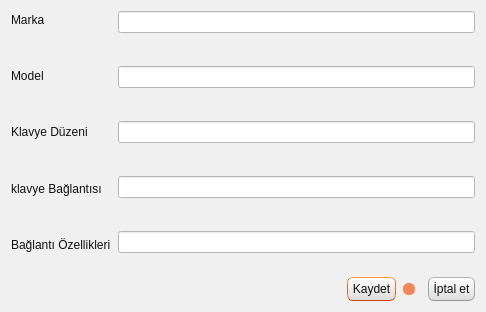
<?xml version="1.0" encoding="UTF-8"?>
<ui version="4.0">
 <class>TKNKlavyePencere</class>
 <widget class="QDialog" name="TKNKlavyePencere">
  <property name="geometry">
   <rect>
    <x>0</x>
    <y>0</y>
    <width>486</width>
    <height>312</height>
   </rect>
  </property>
  <property name="windowTitle">
   <string>Dialog</string>
  </property>
  <property name="styleSheet">
   <string notr="true">/*
Ubuntu Style Sheet for QT Applications
Author: Jaime A. Quiroga P.
Company: GTRONICK
Last updated: 09/10/2019 (dd/mm/yyyy), 12:31.
Available at: https://github.com/GTRONICK/QSS/blob/master/Ubuntu.qss
*/
QMainWindow {
	background-color:#f0f0f0;
}
QCheckBox {
	padding:2px;
}
QCheckBox:hover {
	border:1px solid rgb(255,150,60);
	border-radius:4px;
	padding: 1px;
	background-color:qlineargradient(spread:pad, x1:0.5, y1:1, x2:0.5, y2:0, stop:0 rgba(190, 90, 50, 50), stop:1 rgba(250, 130, 40, 50));
}
QCheckBox::indicator:checked {
	border:1px solid rgb(246, 134, 86);
	border-radius:4px;
  	background-color:rgb(246, 134, 86)
}
QCheckBox::indicator:unchecked {
	border-width:1px solid rgb(246, 134, 86);
	border-radius:4px;
  	background-color:rgb(255,255,255);
}
QColorDialog {
	background-color:#f0f0f0;
}
QComboBox {
	color:rgb(81,72,65);
	background: #ffffff;
}
QComboBox:editable {
	selection-color:rgb(81,72,65);
	selection-background-color: #ffffff;
}
QComboBox QAbstractItemView {
	selection-color: #ffffff;
	selection-background-color: rgb(246, 134, 86);
}
QComboBox:!editable:on, QComboBox::drop-down:editable:on {
	color:  #1e1d23;	
}
QDateTimeEdit, QDateEdit, QDoubleSpinBox, QFontComboBox {
	color:rgb(81,72,65);
	background-color: #ffffff;
}

QDialog {
	background-color:#f0f0f0;
}

QLabel,QLineEdit {
	color:rgb(17,17,17);
}
QLineEdit {
	background-color:rgb(255,255,255);
	selection-background-color:rgb(236,116,64);
}
QMenuBar {
	color:rgb(223,219,210);
	background-color:rgb(65,64,59);
}
QMenuBar::item {
	padding-top:4px;
	padding-left:4px;
	padding-right:4px;
	color:rgb(223,219,210);
	background-color:rgb(65,64,59);
}
QMenuBar::item:selected {
	color:rgb(255,255,255);
	padding-top:2px;
	padding-left:2px;
	padding-right:2px;
	border-top-width:2px;
	border-left-width:2px;
	border-right-width:2px;
	border-top-right-radius:4px;
	border-top-left-radius:4px;
	border-style:solid;
	background-color:rgb(65,64,59);
	border-top-color: rgb(47,47,44);
	border-right-color: qlineargradient(spread:pad, x1:0, y1:1, x2:1, y2:0, stop:0 rgba(90, 87, 78, 255), stop:1 rgba(47,47,44, 255));
	border-left-color:  qlineargradient(spread:pad, x1:1, y1:0, x2:0, y2:0, stop:0 rgba(90, 87, 78, 255), stop:1 rgba(47,47,44, 255));
}
QMenu {
	color:rgb(223,219,210);
	background-color:rgb(65,64,59);
}
QMenu::item {
	color:rgb(223,219,210);
	padding:4px 10px 4px 20px;
}
QMenu::item:selected {
	color:rgb(255,255,255);
	background-color: qlineargradient(spread:pad, x1:0.5, y1:1, x2:0.5, y2:0, stop:0 rgba(225, 108, 54, 255), stop:1 rgba(246, 134, 86, 255));
	border-style:solid;
	border-width:3px;
	padding:4px 7px 4px 17px;
	border-bottom-color:qlineargradient(spread:pad, x1:0.5, y1:1, x2:0.5, y2:0, stop:0 rgba(175,85,48,255), stop:1 rgba(236,114,67, 255));
	border-top-color:qlineargradient(spread:pad, x1:0.5, y1:1, x2:0.5, y2:0, stop:0 rgba(253,156,113,255), stop:1 rgba(205,90,46, 255));
	border-right-color:qlineargradient(spread:pad, x1:0, y1:0.5, x2:1, y2:0.5, stop:0 rgba(253,156,113,255), stop:1 rgba(205,90,46, 255));
	border-left-color:qlineargradient(spread:pad, x1:1, y1:0.5, x2:0, y2:0.5, stop:0 rgba(253,156,113,255), stop:1 rgba(205,90,46, 255));
}
QPlainTextEdit {
	border-width: 1px solid transparent;
	color:rgb(17,17,17);
	selection-background-color:rgb(236,116,64);
}
QProgressBar {
	text-align: center;
	color: rgb(0, 0, 0);
	border: 1px inset rgb(150,150,150); 
	border-radius: 10px;
	background-color:rgb(221,221,219);
}
QProgressBar::chunk:horizontal {
	background-color: qlineargradient(spread:pad, x1:0.5, y1:1, x2:0.5, y2:0, stop:0 rgba(225, 108, 54, 255), stop:1 rgba(246, 134, 86, 255));
	border:1px solid;
	border-radius:8px;
	border-bottom-color:qlineargradient(spread:pad, x1:0.5, y1:1, x2:0.5, y2:0, stop:0 rgba(175,85,48,255), stop:1 rgba(236,114,67, 255));
	border-top-color:qlineargradient(spread:pad, x1:0.5, y1:1, x2:0.5, y2:0, stop:0 rgba(253,156,113,255), stop:1 rgba(205,90,46, 255));
	border-right-color:qlineargradient(spread:pad, x1:0, y1:0.5, x2:1, y2:0.5, stop:0 rgba(253,156,113,255), stop:1 rgba(205,90,46, 255));
	border-left-color:qlineargradient(spread:pad, x1:1, y1:0.5, x2:0, y2:0.5, stop:0 rgba(253,156,113,255), stop:1 rgba(205,90,46, 255));
}
QPushButton{
	color:rgb(17,17,17);
	border-width: 1px;
	border-radius: 6px;
	border-bottom-color: rgb(150,150,150);
	border-right-color: rgb(165,165,165);
	border-left-color: rgb(165,165,165);
	border-top-color: rgb(180,180,180);
	border-style: solid;
	padding: 4px;
	background-color: qlineargradient(spread:pad, x1:0.5, y1:1, x2:0.5, y2:0, stop:0 rgba(220, 220, 220, 255), stop:1 rgba(255, 255, 255, 255));
}
QPushButton:hover{
	color:rgb(17,17,17);
	border-width: 1px;
	border-radius:6px;
	border-top-color: rgb(255,150,60);
	border-right-color: qlineargradient(spread:pad, x1:0, y1:1, x2:1, y2:0, stop:0 rgba(200, 70, 20, 255), stop:1 rgba(255,150,60, 255));
	border-left-color:  qlineargradient(spread:pad, x1:1, y1:0, x2:0, y2:0, stop:0 rgba(200, 70, 20, 255), stop:1 rgba(255,150,60, 255));
	border-bottom-color: rgb(200,70,20);
	border-style: solid;
	padding: 2px;
	background-color: qlineargradient(spread:pad, x1:0.5, y1:1, x2:0.5, y2:0, stop:0 rgba(220, 220, 220, 255), stop:1 rgba(255, 255, 255, 255));
}
QPushButton:default{
	color:rgb(17,17,17);
	border-width: 1px;
	border-radius:6px;
	border-top-color: rgb(255,150,60);
	border-right-color: qlineargradient(spread:pad, x1:0, y1:1, x2:1, y2:0, stop:0 rgba(200, 70, 20, 255), stop:1 rgba(255,150,60, 255));
	border-left-color:  qlineargradient(spread:pad, x1:1, y1:0, x2:0, y2:0, stop:0 rgba(200, 70, 20, 255), stop:1 rgba(255,150,60, 255));
	border-bottom-color: rgb(200,70,20);
	border-style: solid;
	padding: 2px;
	background-color: qlineargradient(spread:pad, x1:0.5, y1:1, x2:0.5, y2:0, stop:0 rgba(220, 220, 220, 255), stop:1 rgba(255, 255, 255, 255));
}
QPushButton:pressed{
	color:rgb(17,17,17);
	border-width: 1px;
	border-radius: 6px;
	border-width: 1px;
	border-top-color: rgba(255,150,60,200);
	border-right-color: qlineargradient(spread:pad, x1:0, y1:1, x2:1, y2:0, stop:0 rgba(200, 70, 20, 255), stop:1 rgba(255,150,60, 200));
	border-left-color:  qlineargradient(spread:pad, x1:1, y1:0, x2:0, y2:0, stop:0 rgba(200, 70, 20, 255), stop:1 rgba(255,150,60, 200));
	border-bottom-color: rgba(200,70,20,200);
	border-style: solid;
	padding: 2px;
	background-color: qlineargradient(spread:pad, x1:0.5, y1:0, x2:0.5, y2:1, stop:0 rgba(220, 220, 220, 255), stop:1 rgba(255, 255, 255, 255));
}
QPushButton:disabled{
	color:rgb(174,167,159);
	border-width: 1px;
	border-radius: 6px;
	background-color: qlineargradient(spread:pad, x1:0.5, y1:1, x2:0.5, y2:0, stop:0 rgba(200, 200, 200, 255), stop:1 rgba(230, 230, 230, 255));
}
QRadioButton {
	padding: 1px;
}
QRadioButton::indicator:checked {
	height: 10px;
	width: 10px;
	border-style:solid;
	border-radius:5px;
	border-width: 1px;
	border-color: rgba(246, 134, 86, 255);
	color: #a9b7c6;
	background-color:rgba(246, 134, 86, 255);
}
QRadioButton::indicator:!checked {
	height: 10px;
	width: 10px;
	border-style:solid;
	border-radius:5px;
	border-width: 1px;
	border-color: rgb(246, 134, 86);
	color: #a9b7c6;
	background-color: transparent;
}
QScrollArea {
	color: white;
	background-color:#f0f0f0;
}
QSlider::groove {
	border-style: solid;
	border-width: 1px;
	border-color: rgb(207,207,207);
}
QSlider::groove:horizontal {
	height: 5px;
	background: rgb(246, 134, 86);
}
QSlider::groove:vertical {
	width: 5px;
	background: rgb(246, 134, 86);
}
QSlider::handle:horizontal {
	background: rgb(253,253,253);
	border-style: solid;
	border-width: 1px;
	border-color: rgb(207,207,207);
	width: 12px;
	margin: -5px 0;
	border-radius: 7px;
}
QSlider::handle:vertical {
	background: rgb(253,253,253);
	border-style: solid;
	border-width: 1px;
	border-color: rgb(207,207,207);
	height: 12px;
	margin: 0 -5px;
	border-radius: 7px;
}
QSlider::add-page:horizontal, QSlider::add-page:vertical {
 	background: white;
}
QSlider::sub-page:horizontal, QSlider::sub-page:vertical {
	background: rgb(246, 134, 86);
}
QStatusBar, QSpinBox {
	color:rgb(81,72,65);
}
QSpinBox {
	background-color: #ffffff;
}
QScrollBar:horizontal {
	max-height: 20px;
	border: 1px transparent;
	margin: 0px 20px 0px 20px;
}
QScrollBar::handle:horizontal {
	background: rgb(253,253,253);
	border: 1px solid rgb(207,207,207);
	border-radius: 7px;
	min-width: 25px;
}
QScrollBar::handle:horizontal:hover {
	background: rgb(253,253,253);
	border: 1px solid rgb(255,150,60);
	border-radius: 7px;
	min-width: 25px;
}
QScrollBar::add-line:horizontal {
  	border: 1px solid rgb(207,207,207);
  	border-top-right-radius: 7px;
  	border-top-left-radius: 7px;
  	border-bottom-right-radius: 7px;
  	background: rgb(255, 255, 255);
  	width: 20px;
  	subcontrol-position: right;
  	subcontrol-origin: margin;
}
QScrollBar::add-line:horizontal:hover {
  	border: 1px solid rgb(255,150,60);
  	border-top-right-radius: 7px;
  	border-top-left-radius: 7px;
  	border-bottom-right-radius: 7px;
  	background: rgb(255, 255, 255);
  	width: 20px;
  	subcontrol-position: right;
  	subcontrol-origin: margin;
}
QScrollBar::add-line:horizontal:pressed {
  	border: 1px solid grey;
  	border-top-left-radius: 7px;
  	border-top-right-radius: 7px;
  	border-bottom-right-radius: 7px;
  	background: rgb(231,231,231);
  	width: 20px;
  	subcontrol-position: right;
  	subcontrol-origin: margin;
}
QScrollBar::sub-line:horizontal {
  	border: 1px solid rgb(207,207,207);
  	border-top-right-radius: 7px;
  	border-top-left-radius: 7px;
  	border-bottom-left-radius: 7px;
  	background: rgb(255, 255, 255);
  	width: 20px;
  	subcontrol-position: left;
  	subcontrol-origin: margin;
}
QScrollBar::sub-line:horizontal:hover {
  	border: 1px solid rgb(255,150,60);
  	border-top-right-radius: 7px;
  	border-top-left-radius: 7px;
  	border-bottom-left-radius: 7px;
  	background: rgb(255, 255, 255);
  	width: 20px;
  	subcontrol-position: left;
  	subcontrol-origin: margin;
}
QScrollBar::sub-line:horizontal:pressed {
  	border: 1px solid grey;
  	border-top-right-radius: 7px;
  	border-top-left-radius: 7px;
  	border-bottom-left-radius: 7px;
  	background: rgb(231,231,231);
  	width: 20px;
  	subcontrol-position: left;
  	subcontrol-origin: margin;
}
QScrollBar::left-arrow:horizontal {
  	border: 1px transparent grey;
  	border-top-left-radius: 3px;
  	border-bottom-left-radius: 3px;
  	width: 6px;
  	height: 6px;
  	background: rgb(230,230,230);
}
QScrollBar::right-arrow:horizontal {
	border: 1px transparent grey;
	border-top-right-radius: 3px;
	border-bottom-right-radius: 3px;
  	width: 6px;
  	height: 6px;
 	background: rgb(230,230,230);
}
QScrollBar::add-page:horizontal, QScrollBar::sub-page:horizontal {
 	background: none;
} 
QScrollBar:vertical {
	max-width: 20px;
	border: 1px transparent grey;
	margin: 20px 0px 20px 0px;
}
QScrollBar::add-line:vertical {
	border: 1px solid;
	border-color: rgb(207,207,207);
	border-bottom-right-radius: 7px;
	border-bottom-left-radius: 7px;
	border-top-left-radius: 7px;
	background: rgb(255, 255, 255);
  	height: 20px;
  	subcontrol-position: bottom;
  	subcontrol-origin: margin;
}
QScrollBar::add-line:vertical:hover {
  	border: 1px solid;
  	border-color: rgb(255,150,60);
  	border-bottom-right-radius: 7px;
  	border-bottom-left-radius: 7px;
  	border-top-left-radius: 7px;
  	background: rgb(255, 255, 255);
  	height: 20px;
  	subcontrol-position: bottom;
  	subcontrol-origin: margin;
}
QScrollBar::add-line:vertical:pressed {
  	border: 1px solid grey;
  	border-bottom-left-radius: 7px;
  	border-bottom-right-radius: 7px;
  	border-top-left-radius: 7px;
  	background: rgb(231,231,231);
  	height: 20px;
  	subcontrol-position: bottom;
  	subcontrol-origin: margin;
}
QScrollBar::sub-line:vertical {
  	border: 1px solid rgb(207,207,207);
  	border-top-right-radius: 7px;
  	border-top-left-radius: 7px;
  	border-bottom-left-radius: 7px;
  	background: rgb(255, 255, 255);
  	height: 20px;
  	subcontrol-position: top;
  	subcontrol-origin: margin;
}
QScrollBar::sub-line:vertical:hover {
  	border: 1px solid rgb(255,150,60);
  	border-top-right-radius: 7px;
  	border-top-left-radius: 7px;
  	border-bottom-left-radius: 7px;
	background: rgb(255, 255, 255);
  	height: 20px;
  	subcontrol-position: top;
  	subcontrol-origin: margin;
}
QScrollBar::sub-line:vertical:pressed {
  	border: 1px solid grey;
  	border-top-left-radius: 7px;
  	border-top-right-radius: 7px;
  	background: rgb(231,231,231);
 	height: 20px;
  	subcontrol-position: top;
  	subcontrol-origin: margin;
}
QScrollBar::handle:vertical {
	background: rgb(253,253,253);
	border: 1px solid rgb(207,207,207);
	border-radius: 7px;
	min-height: 25px;
}
QScrollBar::handle:vertical:hover {
	background: rgb(253,253,253);
	border: 1px solid rgb(255,150,60);
	border-radius: 7px;
	min-height: 25px;
}
QScrollBar::up-arrow:vertical {
	border: 1px transparent grey;
  	border-top-left-radius: 3px;
	border-top-right-radius: 3px;
  	width: 6px;
  	height: 6px;
  	background: rgb(230,230,230);
}
QScrollBar::down-arrow:vertical {
  	border: 1px transparent grey;
  	border-bottom-left-radius: 3px;
  	border-bottom-right-radius: 3px;
  	width: 6px;
  	height: 6px;
  	background: rgb(230,230,230);
}
QScrollBar::add-page:vertical, QScrollBar::sub-page:vertical {
  	background: none;
}
QTabWidget {
	color:rgb(0,0,0);
	background-color:rgb(247,246,246);
}
QTabWidget::pane {
	border-color: rgb(180,180,180);
	background-color:rgb(247,246,246);
	border-style: solid;
	border-width: 1px;
  	border-radius: 6px;
}
QTabBar::tab {
	padding-left:4px;
	padding-right:4px;
	padding-bottom:2px;
	padding-top:2px;
	color:rgb(81,72,65);
  	background-color: qlineargradient(spread:pad, x1:0.5, y1:1, x2:0.5, y2:0, stop:0 rgba(221,218,217,255), stop:1 rgba(240,239,238,255));
	border-style: solid;
	border-width: 1px;
  	border-top-right-radius:4px;
	border-top-left-radius:4px;
	border-top-color: rgb(180,180,180);
	border-left-color: rgb(180,180,180);
	border-right-color: rgb(180,180,180);
	border-bottom-color: transparent;
}
QTabBar::tab:selected, QTabBar::tab:last:selected, QTabBar::tab:hover {
  	background-color:rgb(247,246,246);
  	margin-left: 0px;
  	margin-right: 1px;
}
QTabBar::tab:!selected {
	margin-top: 1px;
	margin-right: 1px;
}
QTextEdit {
	border-width: 1px;
	border-style: solid;
	border-color:transparent;
	color:rgb(17,17,17);
	selection-background-color:rgb(236,116,64);
}
QTimeEdit, QToolBox, QToolBox::tab, QToolBox::tab:selected {
	color:rgb(81,72,65);
	background-color: #ffffff;
}</string>
  </property>
  <layout class="QVBoxLayout" name="verticalLayout_3">
   <item>
    <layout class="QHBoxLayout" name="horizontalLayout">
     <property name="spacing">
      <number>7</number>
     </property>
     <item>
      <layout class="QVBoxLayout" name="verticalLayout">
       <property name="spacing">
        <number>39</number>
       </property>
       <item>
        <widget class="QLabel" name="label">
         <property name="text">
          <string>Marka</string>
         </property>
         <property name="buddy">
          <cstring>lineEdit</cstring>
         </property>
        </widget>
       </item>
       <item>
        <widget class="QLabel" name="label_2">
         <property name="text">
          <string>Model</string>
         </property>
         <property name="buddy">
          <cstring>lineEdit_2</cstring>
         </property>
        </widget>
       </item>
       <item>
        <widget class="QLabel" name="label_3">
         <property name="text">
          <string>Klavye Düzeni</string>
         </property>
         <property name="buddy">
          <cstring>lineEdit_3</cstring>
         </property>
        </widget>
       </item>
       <item>
        <widget class="QLabel" name="label_4">
         <property name="text">
          <string>klavye Bağlantısı</string>
         </property>
         <property name="buddy">
          <cstring>lineEdit_4</cstring>
         </property>
        </widget>
       </item>
       <item>
        <widget class="QLabel" name="label_5">
         <property name="text">
          <string>Bağlantı Özellikleri</string>
         </property>
         <property name="buddy">
          <cstring>lineEdit_5</cstring>
         </property>
        </widget>
       </item>
      </layout>
     </item>
     <item>
      <layout class="QVBoxLayout" name="verticalLayout_2">
       <property name="spacing">
        <number>33</number>
       </property>
       <item>
        <widget class="QLineEdit" name="lineEdit"/>
       </item>
       <item>
        <widget class="QLineEdit" name="lineEdit_2"/>
       </item>
       <item>
        <widget class="QLineEdit" name="lineEdit_3"/>
       </item>
       <item>
        <widget class="QLineEdit" name="lineEdit_4"/>
       </item>
       <item>
        <widget class="QLineEdit" name="lineEdit_5"/>
       </item>
      </layout>
     </item>
    </layout>
   </item>
   <item>
    <spacer name="verticalSpacer">
     <property name="orientation">
      <enum>Qt::Vertical</enum>
     </property>
     <property name="sizeType">
      <enum>QSizePolicy::Expanding</enum>
     </property>
     <property name="sizeHint" stdset="0">
      <size>
       <width>20</width>
       <height>40</height>
      </size>
     </property>
    </spacer>
   </item>
   <item>
    <layout class="QHBoxLayout" name="horizontalLayout_2">
     <item>
      <spacer name="horizontalSpacer">
       <property name="orientation">
        <enum>Qt::Horizontal</enum>
       </property>
       <property name="sizeHint" stdset="0">
        <size>
         <width>40</width>
         <height>20</height>
        </size>
       </property>
      </spacer>
     </item>
     <item>
      <widget class="QPushButton" name="pushButton">
       <property name="text">
        <string>Kaydet</string>
       </property>
       <property name="icon">
        <iconset resource="../../kaynaklar.qrc">
         <normaloff>:/resimler/Save.png</normaloff>:/resimler/Save.png</iconset>
       </property>
      </widget>
     </item>
     <item>
      <widget class="QRadioButton" name="radioButton">
       <property name="text">
        <string/>
       </property>
       <property name="checked">
        <bool>true</bool>
       </property>
      </widget>
     </item>
     <item>
      <widget class="QPushButton" name="pushButton_2">
       <property name="text">
        <string>İptal et</string>
       </property>
       <property name="icon">
        <iconset resource="../../kaynaklar.qrc">
         <normaloff>:/resimler/dialog-close.png</normaloff>:/resimler/dialog-close.png</iconset>
       </property>
      </widget>
     </item>
    </layout>
   </item>
  </layout>
 </widget>
 <resources>
  <include location="../../kaynaklar.qrc"/>
 </resources>
 <connections>
  <connection>
   <sender>pushButton</sender>
   <signal>clicked()</signal>
   <receiver>TKNKlavyePencere</receiver>
   <slot>accept()</slot>
   <hints>
    <hint type="sourcelabel">
     <x>276</x>
     <y>281</y>
    </hint>
    <hint type="destinationlabel">
     <x>168</x>
     <y>281</y>
    </hint>
   </hints>
  </connection>
  <connection>
   <sender>pushButton_2</sender>
   <signal>clicked()</signal>
   <receiver>TKNKlavyePencere</receiver>
   <slot>reject()</slot>
   <hints>
    <hint type="sourcelabel">
     <x>399</x>
     <y>284</y>
    </hint>
    <hint type="destinationlabel">
     <x>45</x>
     <y>291</y>
    </hint>
   </hints>
  </connection>
 </connections>
</ui>
